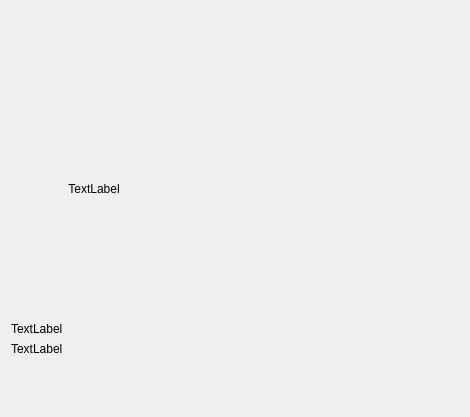
<?xml version="1.0" encoding="UTF-8"?>
<ui version="4.0">
 <class>CardWidget</class>
 <widget class="QWidget" name="CardWidget">
  <property name="geometry">
   <rect>
    <x>0</x>
    <y>0</y>
    <width>470</width>
    <height>417</height>
   </rect>
  </property>
  <property name="sizePolicy">
   <sizepolicy hsizetype="Maximum" vsizetype="Maximum">
    <horstretch>0</horstretch>
    <verstretch>0</verstretch>
   </sizepolicy>
  </property>
  <property name="windowTitle">
   <string>Form</string>
  </property>
  <layout class="QVBoxLayout" name="verticalLayout_2">
   <item>
    <layout class="QVBoxLayout" name="verticalLayout">
     <item alignment="Qt::AlignmentFlag::AlignLeft">
      <widget class="QLabel" name="poster">
       <property name="enabled">
        <bool>true</bool>
       </property>
       <property name="sizePolicy">
        <sizepolicy hsizetype="Fixed" vsizetype="Fixed">
         <horstretch>0</horstretch>
         <verstretch>0</verstretch>
        </sizepolicy>
       </property>
       <property name="minimumSize">
        <size>
         <width>166</width>
         <height>255</height>
        </size>
       </property>
       <property name="text">
        <string>TextLabel</string>
       </property>
       <property name="scaledContents">
        <bool>true</bool>
       </property>
       <property name="alignment">
        <set>Qt::AlignmentFlag::AlignCenter</set>
       </property>
      </widget>
     </item>
     <item>
      <widget class="QLabel" name="title">
       <property name="sizePolicy">
        <sizepolicy hsizetype="Fixed" vsizetype="Fixed">
         <horstretch>0</horstretch>
         <verstretch>0</verstretch>
        </sizepolicy>
       </property>
       <property name="text">
        <string>TextLabel</string>
       </property>
      </widget>
     </item>
     <item alignment="Qt::AlignmentFlag::AlignLeft">
      <widget class="QLabel" name="text">
       <property name="sizePolicy">
        <sizepolicy hsizetype="Fixed" vsizetype="Fixed">
         <horstretch>0</horstretch>
         <verstretch>0</verstretch>
        </sizepolicy>
       </property>
       <property name="text">
        <string>TextLabel</string>
       </property>
      </widget>
     </item>
    </layout>
   </item>
  </layout>
 </widget>
 <resources/>
 <connections/>
</ui>
